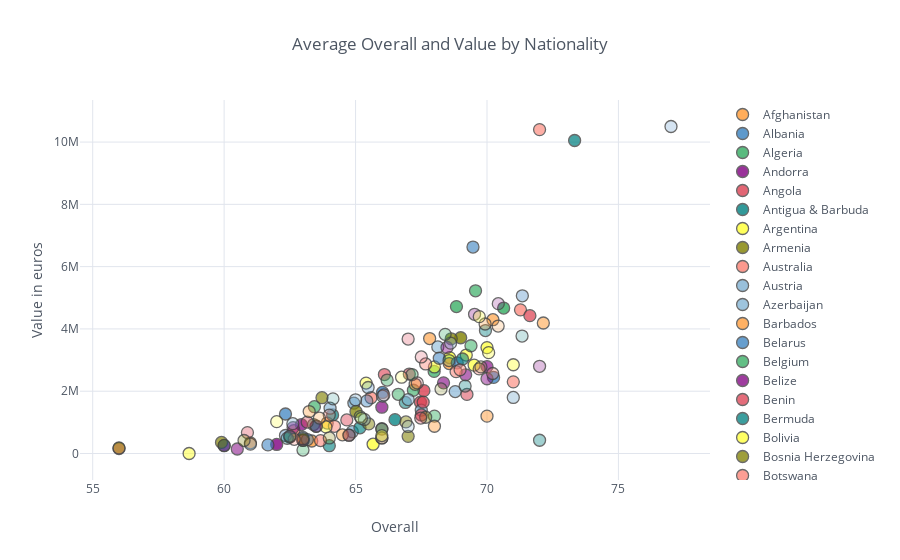

The notebook cell saved with this chart:
### Code cell
data4.iplot(x='Overall', y='Value_euros', categories='Nationality',
           xTitle='Overall', yTitle='Value in euros',
           title='Average Overall and Value by Nationality')
